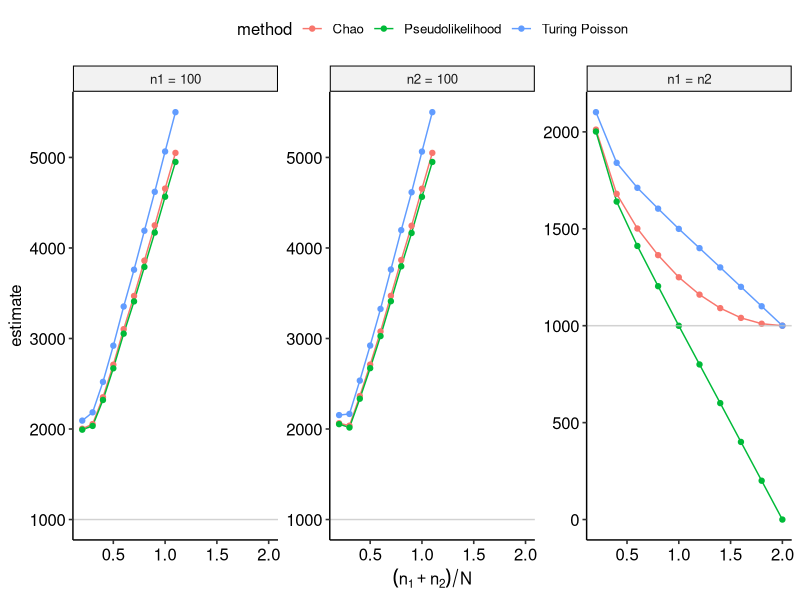
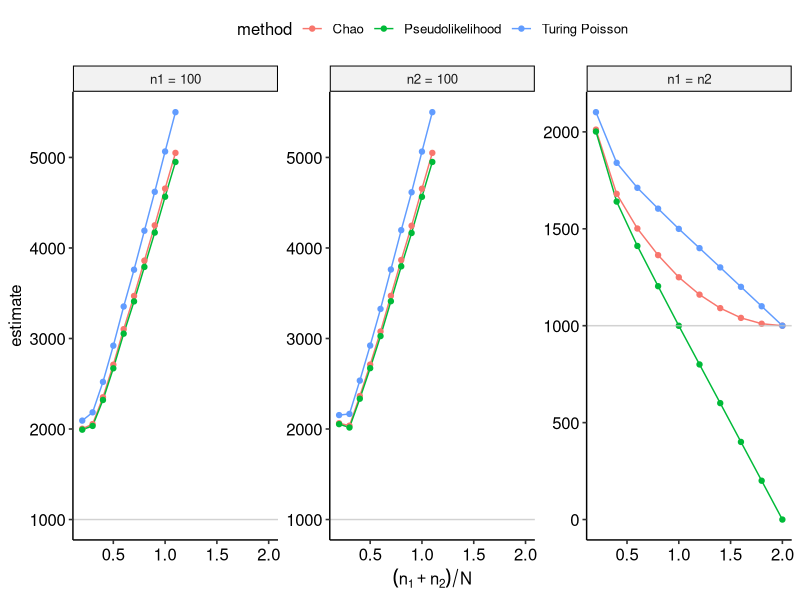

Generate these figures, in order, with R:
library(tidyverse)
library(ggpubr)

TRIALS <- 1000
SEED <- 777
SAMPLE_SIZES <- c(100, 200, 300, 400, 500, 600, 700, 800, 900, 1000)
POP_SIZE <- 1000

srswor_caprecap <- function(n1, n2, N) {
  S <- c(sample(1:N, n1, replace = FALSE), sample(1:N, n2, replace = FALSE))
  K <- table(S)
  f <- c(length(K[K == 1]), length(K[K == 2]))
  return(f)
}

chao <- function(f) {
  return(f[1] + f[2] + f[1]^2 / (2 * f[2]))
}

pseudo <- function(f) {
  return(chao(f) - f[2])
}

turing_p <- function(f) {
  return(3 / 2 * f[1] + f[2] + f[1]^2 / (2 * f[2]))
}

simulate_sampling <- function(n1, n2 = NA, N) {
  res <- list()
  if (!anyNA(n2)) {
    for (i in n1) {
      for (j in n2) {
        reps <- t(replicate(TRIALS, srswor_caprecap(i, j, N)))
        reps <- cbind(
          reps,
          apply(reps, 1, chao),
          apply(reps, 1, pseudo),
          apply(reps, 1, turing_p),
          i,
          j
        )
        res[[paste0(i, j)]] <- reps
      }
    }
  } else {
    for (i in n1) {
      reps <- t(replicate(TRIALS, srswor_caprecap(i, i, N)))
      reps <- cbind(
        reps,
        apply(reps, 1, chao),
        apply(reps, 1, pseudo),
        apply(reps, 1, turing_p),
        i,
        i
      )
      res[[paste0(i, i)]] <- reps
    }
  }
  res <- do.call(rbind, res) %>%
    as.data.frame() %>%
    setNames(
      c(
        "f1",
        "f2",
        "Chao",
        "Pseudolikelihood",
        "Turing Poisson",
        "n_1",
        "n_2"
      )
    )
  agg <- res %>%
    group_by(n_1, n_2) %>%
    summarise(
      `Chao` = mean(`Chao`),
      `Pseudolikelihood` = mean(`Pseudolikelihood`),
      `Turing Poisson` = mean(`Turing Poisson`),
      .groups = "keep"
    )
  return(agg)
}

set.seed(SEED)
first_fixed <- simulate_sampling(c(100), SAMPLE_SIZES, POP_SIZE)
first_fixed$type <- "n1 = 100"
second_fixed <- simulate_sampling(SAMPLE_SIZES, c(100), POP_SIZE)
second_fixed$type <- "n2 = 100"
none_fixed <- simulate_sampling(SAMPLE_SIZES, NA, POP_SIZE)
none_fixed$type <- "n1 = n2"

agg <- rbind(first_fixed, none_fixed, second_fixed) %>%
  pivot_longer(
    cols = c(`Chao`, `Pseudolikelihood`, `Turing Poisson`),
    names_to = "method",
    values_to = "estimate"
  )
agg$type <- factor(agg$type, levels = c("n1 = 100", "n2 = 100", "n1 = n2"))

ggplot(
  agg,
  mapping = aes(x = (n_1 + n_2) / POP_SIZE, y = estimate, colour = method)
) +
  geom_line() +
  geom_point() +
  geom_hline(yintercept = POP_SIZE, color = "grey", alpha = 0.7) +
  xlab(expression(("n"[1] + "n"[2]) / N)) +
  theme_pubr() +
  facet_wrap(vars(type), scales = "free_y")

ggsave("check.pdf")
